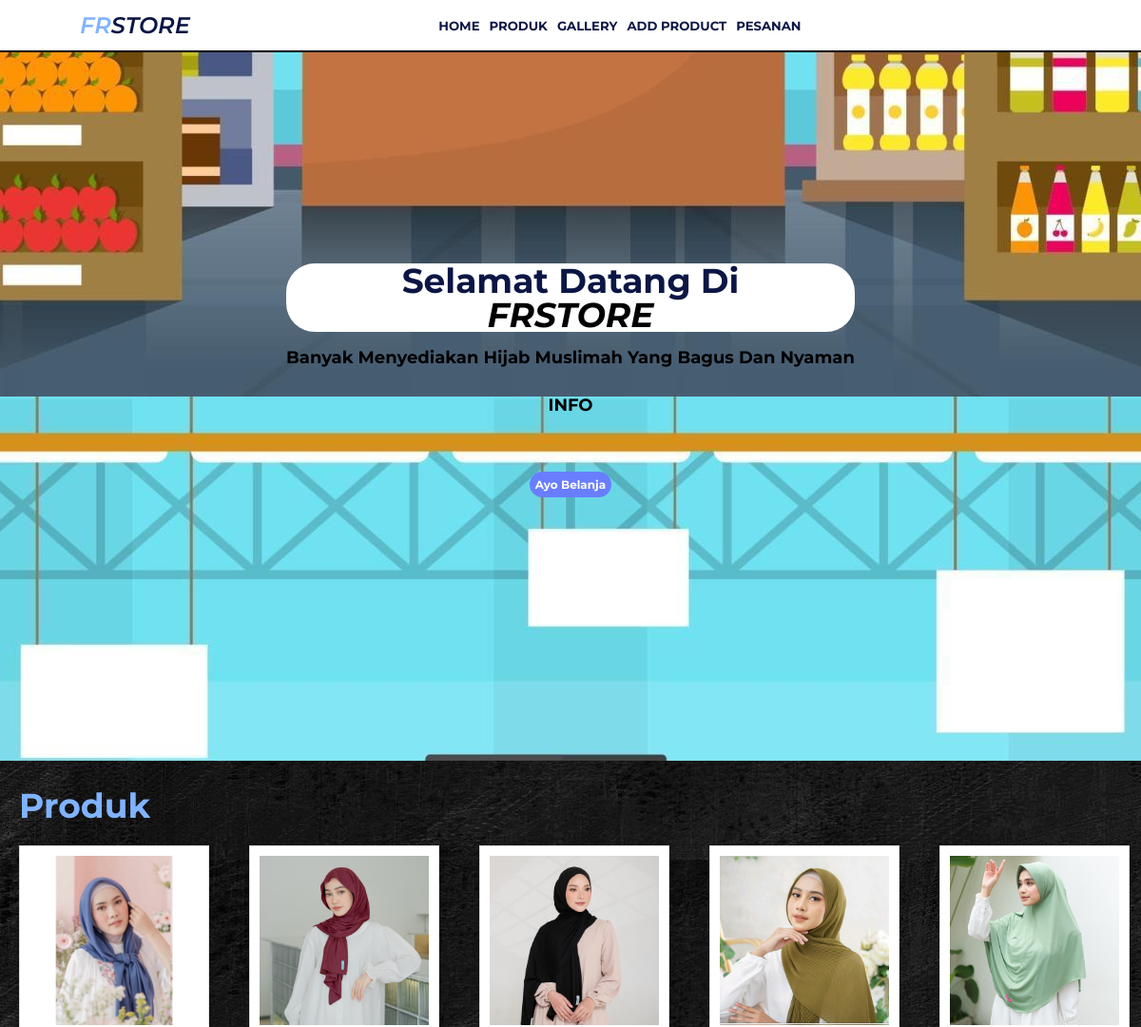
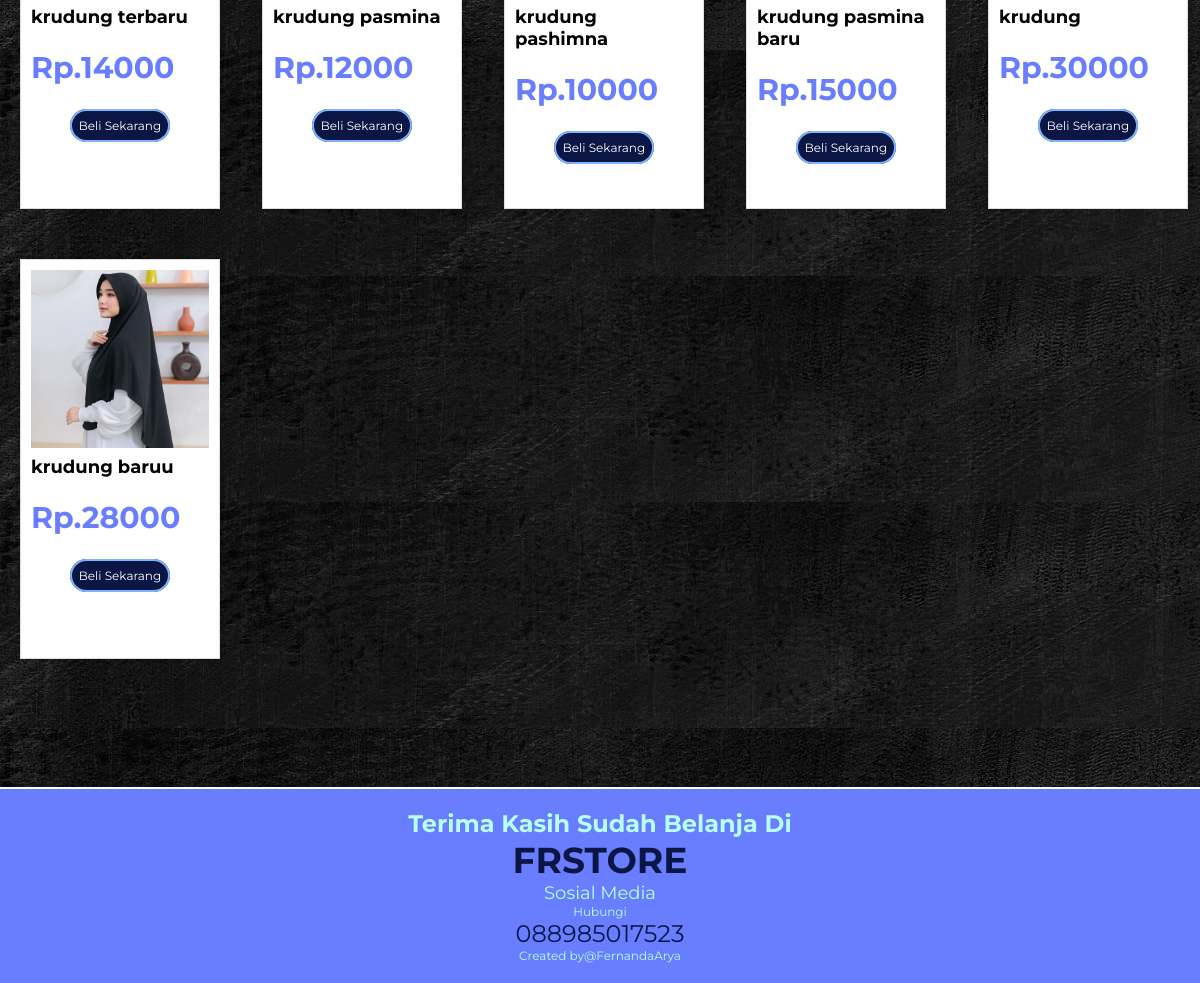
Page /app/index.php (signed in) on the committed database (2 pictures, top to bottom).
### tables this page shows
CREATE TABLE `product` (
  `idproduct` int(100) NOT NULL,
  `nama` varchar(200) NOT NULL,
  `harga` varchar(100) NOT NULL,
  `image` varchar(200) NOT NULL
);

### app/index.php (the view, shortened to what this page needs)
<?php
include ('../auth/koneksi.php');
?>
<!DOCTYPE html>
<html lang="en">
  <head>
    <link rel="stylesheet" href="style/style.css" />
    <link
      rel="stylesheet"
      href="https://cdnjs.cloudflare.com/ajax/libs/remixicon/3.5.0/remixicon.css" />
  </head>
  <body>
    <header class="home" id="home">
      <nav class="container-navbar">
        <div class="navbar-logo">
          <h3>FR<span>STORE</span></h3>
        </div>
        <div class="navbar-content">
          <ul>
            <li><a href="#home">HOME</a></li>
            <li><a href="#Produk">PRODUK</a></li>
            <li><a href="gallery.php">GALLERY</a></li>
            <li><a href="tambahproduk.php">ADD PRODUCT</a></li>
            <li><a href="datapemesanan.php">PESANAN</a></li>
          </ul>
        </div>
        <div class="navbar-icon">
          <a href="../auth/logout.php" id="search"><i class="ri-shut-down-line"></i></a>
        </div>
      </nav>
      <div class="halaman-utama">
        <div class="isi-utama">
          <h1>Selamat Datang Di<br /><span>FRSTORE</span></h1>
          <h4>Banyak Menyediakan Hijab Muslimah Yang Bagus Dan Nyaman</h4>
          <p>INFO</p>
          <div class="info">
            <a href="#"><i class="ri-facebook-circle-fill"></i></a>
            <a href="#"><i class="ri-instagram-fill"></i></a>
            <a href="#"><i class="ri-tiktok-line"></i></a>
            <br />
          </div>
          <div class="button-utama">
            <a href="#Produk">Ayo Belanja</a>
          </div>
        </div>
      </div>
    </header>
    <section class="container-jenis">
      <div class="produk-judul" id="Produk">
        <h3>Produk</h3>
      </div>
      <div class="container-image">
        <?php
              $query = "SELECT * FROM product ORDER BY idproduct ASC";
              $result = mysqli_query($mysqli, $query);
              while ($row = mysqli_fetch_assoc($result)){
            ?>
        <div class="produk-galeri">
          <div class="produk-item">
            <img src="img/<?php echo $row['image'];?>" alt="Gambar 1" width="300px" height="300px" />
            <div class="image-judul-produk">
              <h5><?php echo $row['nama'];?></h5>
              <h2>Rp.<?php echo $row['harga']?></h2>
              <a href="../order/orderproduk.php?idproduct=<?php echo $row['idproduct']; ?>">Beli Sekarang</a>
            </div>
            </div>
          </div>
          <?php
              }
          ?>
      </div>
    </section>
    <footer class="container-footer" id="Footer">
      <div class="isi-footer">
        <h2>Terima Kasih Sudah Belanja Di</h2>
        <h3>FRSTORE</h3>
        <p>Sosial Media</p>
        <div class="contact">
          <p>Hubungi</p>
          <a href="https://api.whatsapp.com/send?phone=6288985017523"
            >088985017523</a
          >
          <p>Created by@FernandaArya</p>
        </div>
      </div>
    </footer>
  </body>
</html>

### app/style/style.css (style rules this page uses)
* { margin: 0; padding: 0; text-decoration: none; }
:root { --body-font: "Montserrat", sans-serif; --second-font: "Montagu Slab", serif; --z_index: 999; --biru-nav: #687eff; --biru-sidebar: #98e4ff; --biru-font: #b6fffa; --biru-ekstra: #80b3ff; --nav-color: hsl(230, 62%, 56%); --title-color: hsl(230, 70%, 16%); --text-color: hsl(230, 16%, 45%); --border-color: hsl(230, 50%, 90%); --white-color: hsl(0, 0%, 100%); --body-color: hsl(230, 100%, 96%); --container-color: hsl(230, 100%, 97%); }
html { scroll-behavior: smooth; }
body { font-family: var(--body-font); background: url(../img/background.jpg); background-attachment: fixed; }
.container-navbar { display: flex; justify-content: space-between; align-items: center; padding: 1rem 7%; position: fixed; top: 0; left: 0; right: 0; z-index: 999; background-color: var(--white-color); color: var(--white-color); border-bottom: 2px solid black; }
.container-navbar .navbar-logo h3 { color: var(--biru-ekstra); font-size: 2rem; font-weight: 600; font-style: italic; }
.navbar-logo span { color: var(--title-color); }
.container-navbar .navbar-content ul { display: inline-flex; justify-content: space-around; align-items: center; list-style: none; }
.container-navbar .navbar-content li { padding-left: 5px; padding-right: 5px; color: var(--nav-color); font-size: 1rem; }
.container-navbar .navbar-content li a { color: var(--title-color); font-weight: bold; font-size: 1.1rem; }
.navbar-icon a { padding: 0 0.5rem; }
.navbar-icon #search { font-size: 2rem; color: var(--title-color); }
.halaman-utama { width: 100%; height: 100vh; background-image: url(../img/supermarket-grocery-store-interior-flat-illustration-vector.jpg); background-attachment: fixed; background-position: center; display: flex; justify-content: center; align-items: center; }
.halaman-utama h1 { color: var(--title-color); font-size: 3rem; text-align: center; line-height: 1; font-weight: bold; background-color: var(--white-color); border-radius: 30px; }
.isi-utama span { color: black; font-style: italic; }
.halaman-utama .isi-utama h4 { color: black; line-height: 3; font-size: 1.5rem; text-align: center; }
.halaman-utama .isi-utama p { color: black; font-size: 1.5rem; text-align: center; padding: 1rem; font-weight: bold; }
.isi-utama .info { display: flex; justify-content: center; }
.halaman-utama .isi-utama a { color: var(--container-color); }
.isi-utama .button-utama { display: flex; justify-content: center; align-items: center; margin-top: 10px; }
.isi-utama .button-utama a { color: var(--white-color); background-color: var(--biru-nav); padding: 0.5rem 0.5rem; border-radius: 20px; border: none; font-weight: bold; }
.container-jenis { width: 100%; height: fit-content; }
.produk-judul { display: flex; margin-top: 25px; margin-left: 20px; }
.produk-judul h3 { font-size: 3rem; color: var(--biru-ekstra); }
img { max-width: 100%; height: auto; }
.image-judul-produk h5 { font-size: 1.5rem; margin-top: 5px; text-align: left; }
.image-judul-produk h2 { color: var(--biru-nav); text-align: left; font-size: 2.5rem; margin-top: 10px; padding-bottom: 20px; padding-top: 0; line-height: 2; }
.image-judul-produk a { font-size: 1rem; color: var(--white-color); background-color: var(--title-color); border-radius: 20px; padding: 7px; border: 2px solid var(--biru-ekstra); }
.produk-galeri { display: grid; grid-template-columns: repeat(auto-fit, minmax(200px, 1fr)); grid-gap: 10px; grid-template-rows: repeat(auto-fit, minmax(400px, 1fr)); max-width: 1000px; max-height: 2000px; margin: 0 auto; padding: 20px; }
.produk-item { background-color: #fff; border: 1px solid #ddd; box-shadow: 0 0 5px rgba(0, 0, 0, 0.2); padding: 10px; text-align: center; }
.container-footer { margin-top: 9rem; width: 100%; background-color: var(--biru-nav); display: flex; justify-content: center; align-items: center; text-align: center; padding: 20px 0; color: var(--biru-font); border-top: 2px solid white; }
.container-footer .isi-footer h2 { font-size: 2rem; }
.container-footer .isi-footer h3 { font-size: 3rem; color: var(--title-color); font-weight: bold; }
.container-footer .isi-footer p { font-size: 1.5rem; }
.container-footer .isi-footer .contact p { font-size: 1rem; }
.container-footer .isi-footer .contact a { font-size: 2rem; color: var(--title-color); }
@media (max-width: 1366px) { html { font-size: 75%; } }

### app/index.php (style rules this page uses)
.container-image { display: grid; grid-template-columns: repeat(auto-fill, minmax(200px, 1fr)); gap: 10px; }

### rows in the picture
product: image (picture), nama "krudung terbaru", harga "14000"
product: image (picture), nama "krudung pasmina", harga "12000"
product: image (picture), nama "krudung pashimna", harga "10000"
product: image (picture), nama "krudung pasmina baru", harga "15000"
product: image (picture), nama "krudung", harga "30000"
product: image (picture), nama "krudung baruu", harga "28000"
